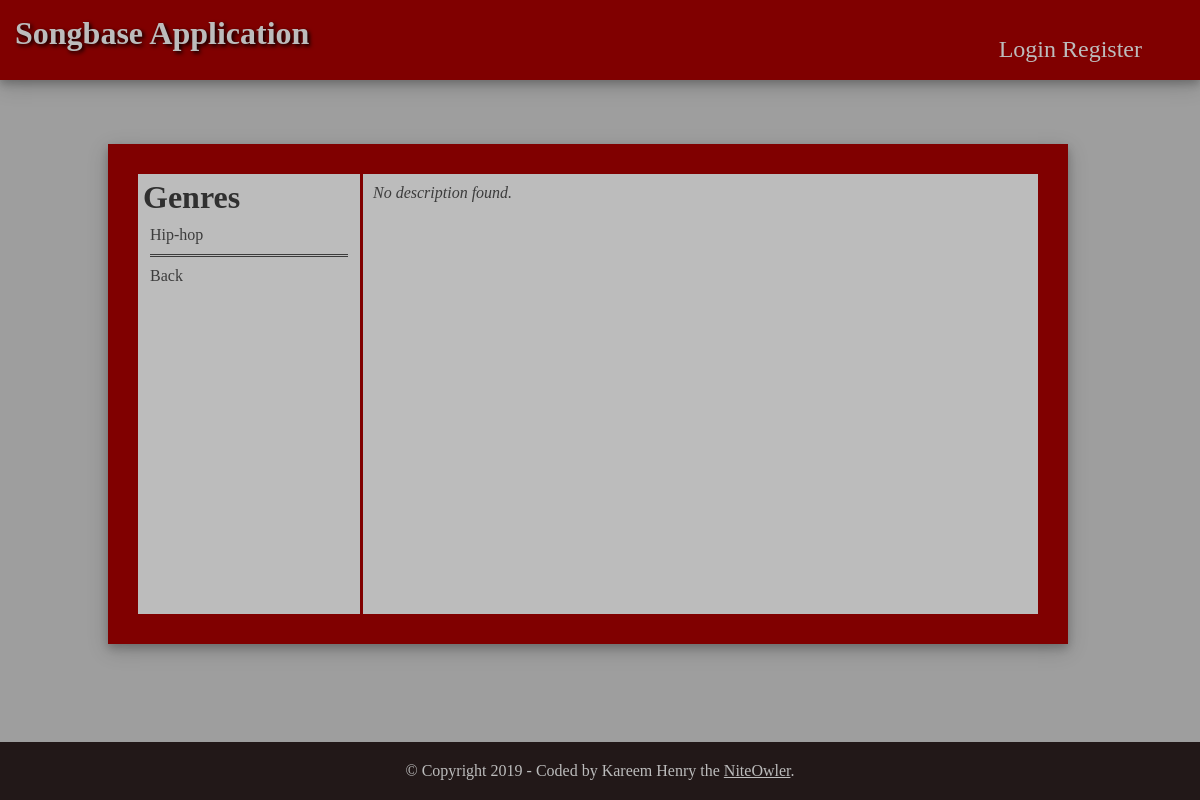
The app's page /songbase/Hip-hop/songs-of-remedy/3, older data.
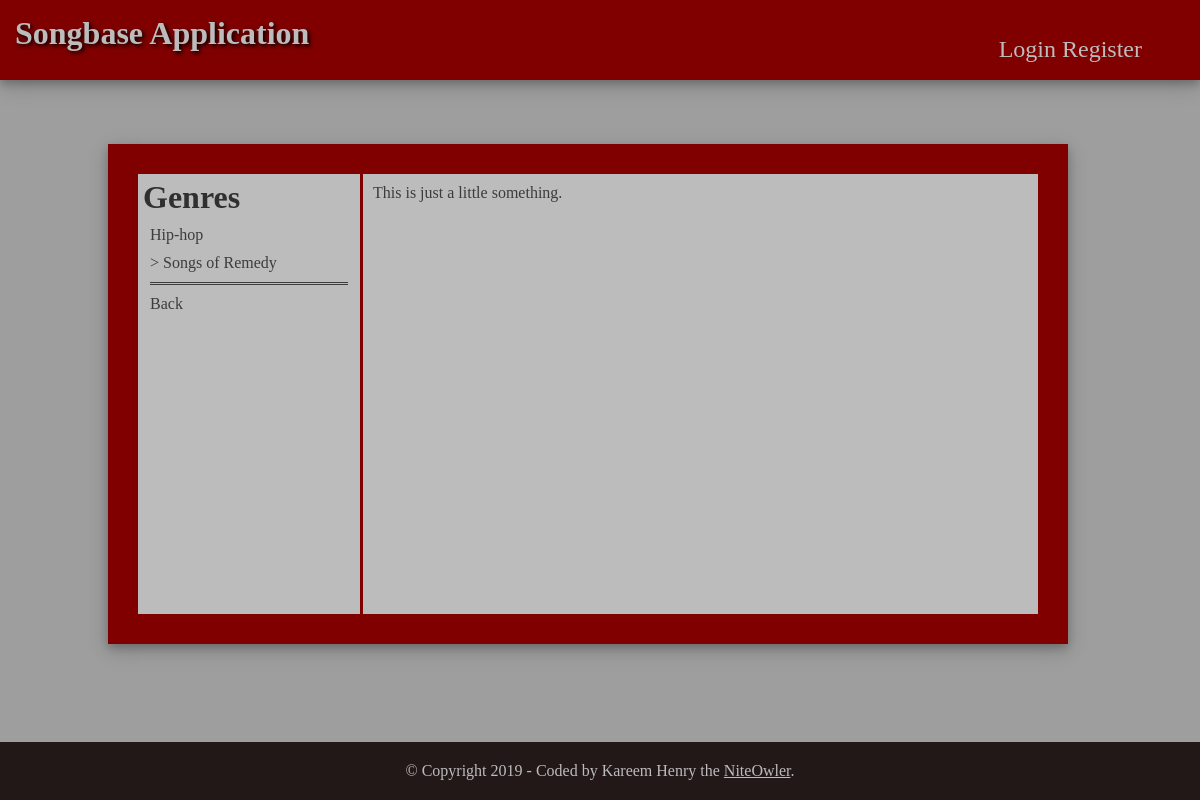
The same page, newer data.
### models.py (models this page shows, shortened)
class Genre(db.Model):
    __tablename__ = 'genre'
    id = db.Column(db.Integer, primary_key=True, autoincrement=True)
    name = db.Column(db.String(250), nullable=False)
    tracks = db.relationship("Track", backref="genre")

class Track(db.Model):
    __tablename__ = 'track'
    id = db.Column(db.Integer, primary_key=True, autoincrement=True)
    name = db.Column(db.String(250), nullable=False)
    slug = db.Column(db.String(250), nullable=False)
    description = db.Column(db.String(250))
    date = db.Column(db.DateTime, nullable=False, default=datetime.utcnow)
    gen_id = db.Column(db.Integer, db.ForeignKey('genre.id'))
    user_id = db.Column(db.Integer, db.ForeignKey('user.id'))

### main.py (the view)
@main.route('/songbase/<path:genre_name>/<int:genre_id>')
def showTracks(genre_name, genre_id):
    gen_title = Genre.query.\
        filter(Genre.id == genre_id)
    track = Track.query.\
        filter(Track.gen_id == genre_id).\
        order_by(desc(Track.date)).all()
    trk_count = quesession.query(func.count(Track.id)).\
        filter(Track.gen_id == genre_id)
    quesession.close()
    full = quesession.query(Genre.name, Track.name, Track.slug, Track.id).\
        filter(Genre.id == genre_id, Track.gen_id == genre_id).all()
    quesession.close()
    return render_template(
        'views/tracks.html',
        gen_title=gen_title,
        track=track,
        trk_count=trk_count,
        full=full
    )

### main.py (called while the page is built)
@main.route('/songbase/<path:genre_name>/<path:track_name>/<int:track_id>')
def trackInfo(genre_name, track_name, track_id):
    genre = Genre.query.\
        filter(Genre.name == genre_name)
    track = quesession.query(Track.name).\
        filter(Track.slug == track_name)
    quesession.close()
    full = quesession.query(Track.description).\
        filter(Track.id == track_id)
    quesession.close()
    return render_template(
        'views/info.html',
        genre=genre,
        track=track,
        full=full
    )

### templates/views/info.html (shortened to what this page needs)
{% extends "base.html" %}
{% block rightcontent %}
<div id="right-content">
<h1>Genres</h1>
        <ul>
        {% for genre in genre %}
            <li>{{ genre.name }}</li>
        {% endfor %}
        {% for track in track %}
            <li> > {{ track.name }}</li>
        {% endfor %}
            <li id="spacer"></li>
            <li><a id="" href="{{url_for('main.home')}}">Back</a></li>
        </ul>
</div>
{% endblock %}
{% block leftcontent %}
<div id="left-content">
    <div id="track_list">
        <div class="">
        {% for full in full %}
            <div class="">{{ full.description }}</div>
        {% else %}
            <div><em>No description found.</em></div>
        {% endfor %}
        </div>
    </div>
</div>
{% endblock %}

Row changes from the older to the newer data that the page shows:
added Track: name "Songs of Remedy", description "This is just a little something."
Text that changed along with them:
text no longer shown: "No description found."
